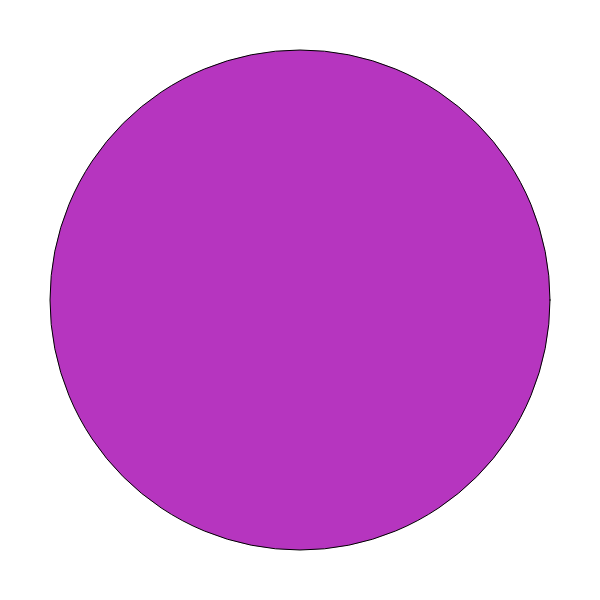
Frame 1 (no input)
Frame 60 (no input): identical to frame 1, image omitted
Frame 120 (the mouse pressed at the canvas centre since frame 60): identical to frame 1, image omitted

The p5.js sketch that drew this single still picture (run headless with seeded random() and noise() and a simulated clock; from frame 60 on, the mouse is pressed at the canvas centre):

// p5.js sketch
// ── sketch.js
let fillColour;
let circleX, circleY

function setup(){

    createCanvas(600,600)
    fillColour = color(random(255), random(255), random(255))
    circleX = height/2
    circleY = width/2
}

function draw(){
    background(255)
    fill(fillColour);
    circle(circleX, circleY, 500)
}

function keyPressed(){

    if (keyCode == LEFT_ARROW){

        circleX += -5
    }

    if (keyCode == RIGHT_ARROW){

        circleX += 5
    }

    if (keyCode == UP_ARROW){

        circleY += -5
    }

    if (keyCode == DOWN_ARROW){

        circleY += 5
    }
}

function mouseReleased(){

    fillColour = color(random(255), random(255), random(255))
}
